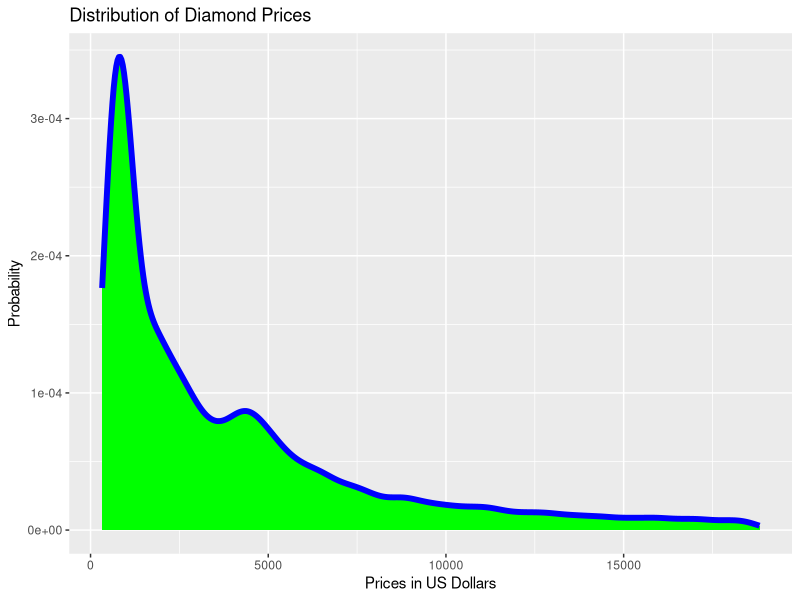
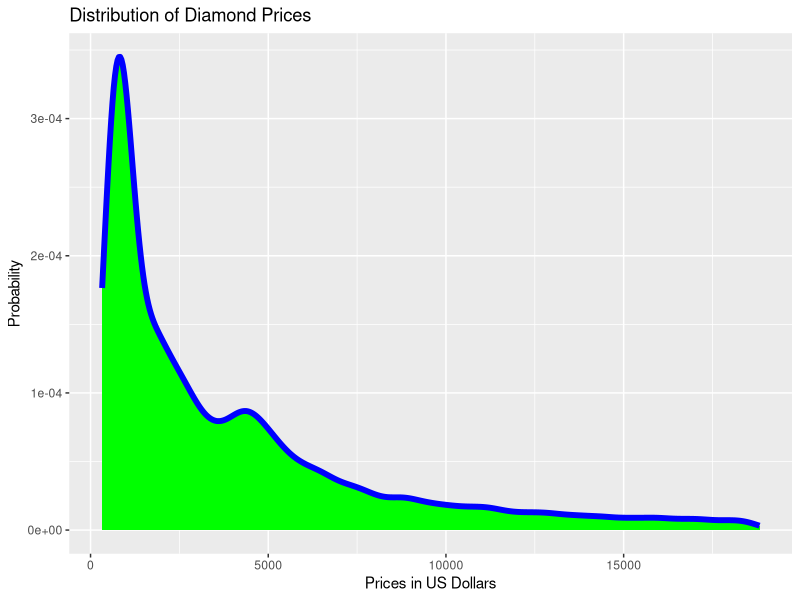

Write R code to recreate these figures, in order.
# Alfredo Rojas
# 8/31/19
# BIOS 611
# In-class exercise: ggplot

library(ggplot2)
library(dplyr)

# dataset
diamonds

# define colors
colour = "blue"
fill = "green"

# density plot according to picture from class
ggplot(diamonds,aes(x=price)) +
  geom_density(colour = colour, fill = fill, size = 2) +
  labs(x='Prices in US Dollars',
       y='Probability',
       title='Distribution of Diamond Prices')

# save as PNG file
ggsave('outfile.png', height=3, width=5)
